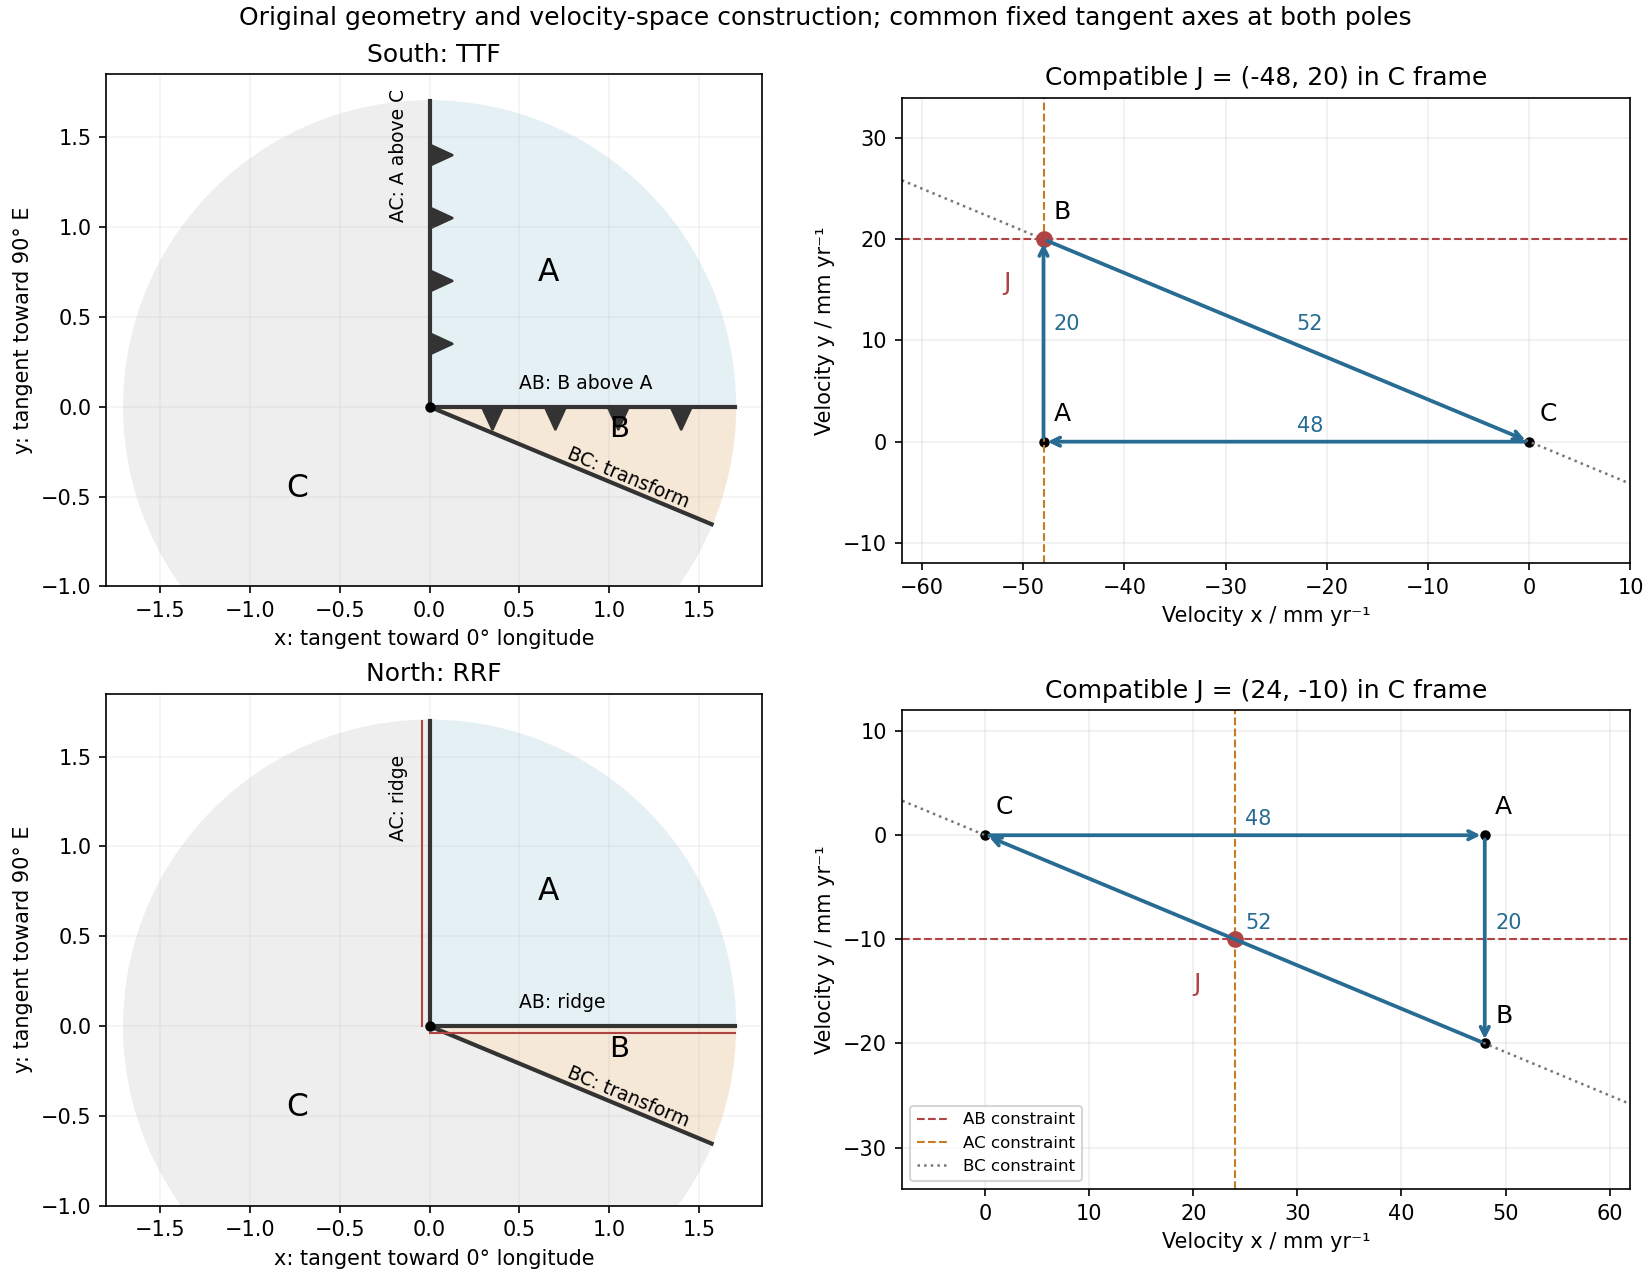

Python code for this plot:
"""Original explanatory diagram; Python 3.14, numpy, matplotlib.
Outputs its basename PNG to the current working directory.
"""
import numpy as np
import matplotlib
matplotlib.use("Agg")
import matplotlib.pyplot as plt
from matplotlib.patches import Wedge,Polygon
fig,axs=plt.subplots(2,2,figsize=(11,8.5),layout="constrained")
t=np.array([12.,-5.])/13;ang=np.degrees(np.arctan2(-5,12))
for row,north in enumerate([False,True]):
 ax=axs[row,0]
 for start,end,col in [(0,90,"#e5f0f5"),(ang,0,"#f6e8d7"),(90,360+ang,"#eeeeee")]:ax.add_patch(Wedge((0,0),1.7,start,end,color=col))
 ax.plot([0,1.7],[0,0],color="#333333",lw=2);ax.plot([0,0],[0,1.7],color="#333333",lw=2);ax.plot([0,1.7*t[0]],[0,1.7*t[1]],color="#333333",lw=2)
 if north:
  ax.plot([0,1.7],[-.04,-.04],color="#b04444",lw=1);ax.plot([-.04,-.04],[0,1.7],color="#b04444",lw=1)
 else:
  for a in [.35,.7,1.05,1.4]:
   ax.add_patch(Polygon([[a-.06,0],[a+.06,0],[a,-.13]],color="#333333"))
   ax.add_patch(Polygon([[0,a-.06],[0,a+.06],[.13,a]],color="#333333"))
 ax.text(.6,.7,"A",fontsize=15);ax.text(1.,-.17,"B",fontsize=14);ax.text(-.8,-.5,"C",fontsize=15)
 ax.text(.5,.10,"AB: ridge" if north else "AB: B above A",fontsize=9)
 ax.text(-.12,1.05,"AC: ridge" if north else "AC: A above C",rotation=90,ha="right",fontsize=9)
 ax.text(.75,-.56,"BC: transform",rotation=ang,fontsize=9)
 ax.plot(0,0,"ko",ms=4);ax.set(xlim=(-1.8,1.85),ylim=(-1.,1.85),xlabel="x: tangent toward 0° longitude",ylabel="y: tangent toward 90° E",title=("North: RRF" if north else "South: TTF"));ax.set_aspect("equal");ax.grid(alpha=.15)
 ax=axs[row,1];sgn=1 if north else -1;C=np.array([0.,0.]);A=sgn*np.array([48.,0.]);B=sgn*np.array([48.,-20.]);U=(B+C)/2 if north else B
 for p,q,label in [(C,A,"48"),(A,B,"20"),(B,C,"52")]:
  ax.annotate("",xy=q,xytext=p,arrowprops=dict(arrowstyle="->",color="#286b93",lw=1.8));mid=(p+q)/2;ax.text(mid[0]+1,mid[1]+1,label,color="#286b93",fontsize=10)
 for p,name,off in [(C,"C",(1,2)),(A,"A",(1,2)),(B,"B",(1,2))]:ax.plot(*p,"ko",ms=4);ax.text(p[0]+off[0],p[1]+off[1],name,fontsize=12)
 ax.axhline(U[1],color="#b04444",ls="--",lw=1,label="AB constraint");ax.axvline(U[0],color="#c67c22",ls="--",lw=1,label="AC constraint")
 xx=np.linspace(-62,62,100);ax.plot(xx,-5*xx/12,color="#777777",ls=":",lw=1.2,label="BC constraint")
 ax.plot(*U,"o",color="#b04444",ms=7);ax.text(U[0]-4,U[1]-5,"J",color="#b04444",fontsize=12)
 ax.set(xlim=(-8,62) if north else (-62,10),ylim=(-34,12) if north else (-12,34),xlabel="Velocity x / mm yr⁻¹",ylabel="Velocity y / mm yr⁻¹",title=f"Compatible J = ({U[0]:.0f}, {U[1]:.0f}) in C frame");ax.set_aspect("equal");ax.grid(alpha=.2)
 if north:ax.legend(fontsize=8,loc="lower left")
fig.suptitle("Original geometry and velocity-space construction; common fixed tangent axes at both poles")
fig.savefig("paper-1-polar-junctions.png",dpi=150,facecolor="white")
